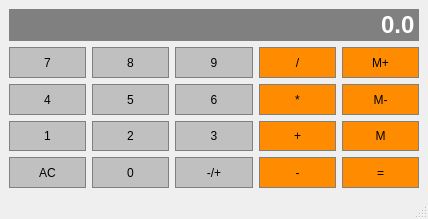
<?xml version="1.0" encoding="UTF-8"?>
<ui version="4.0">
 <class>Calculator</class>
 <widget class="QMainWindow" name="Calculator">
  <property name="geometry">
   <rect>
    <x>0</x>
    <y>0</y>
    <width>428</width>
    <height>219</height>
   </rect>
  </property>
  <property name="sizePolicy">
   <sizepolicy hsizetype="Preferred" vsizetype="Expanding">
    <horstretch>0</horstretch>
    <verstretch>0</verstretch>
   </sizepolicy>
  </property>
  <property name="windowTitle">
   <string>Calculator</string>
  </property>
  <widget class="QWidget" name="centralwidget">
   <layout class="QGridLayout" name="gridLayout">
    <item row="1" column="0">
     <widget class="QPushButton" name="Button7">
      <property name="sizePolicy">
       <sizepolicy hsizetype="Preferred" vsizetype="Preferred">
        <horstretch>0</horstretch>
        <verstretch>0</verstretch>
       </sizepolicy>
      </property>
      <property name="styleSheet">
       <string notr="true">QPushButton {
	background-color: #C0C0C0;
	border: 1px solid gray;
	padding: 5px;
	color: #000000
}

QPushButton:pressed {
	background-color: #A9A9A9;
	border: 1px solid gray;
	padding: 5px;
	color: #FFFFFF
}</string>
      </property>
      <property name="text">
       <string>7</string>
      </property>
     </widget>
    </item>
    <item row="3" column="2">
     <widget class="QPushButton" name="Button3">
      <property name="sizePolicy">
       <sizepolicy hsizetype="Preferred" vsizetype="Preferred">
        <horstretch>0</horstretch>
        <verstretch>0</verstretch>
       </sizepolicy>
      </property>
      <property name="styleSheet">
       <string notr="true">QPushButton {
	background-color: #C0C0C0;
	border: 1px solid gray;
	padding: 5px;
	color: #000000
}

QPushButton:pressed {
	background-color: #A9A9A9;
	border: 1px solid gray;
	padding: 5px;
	color: #FFFFFF
}</string>
      </property>
      <property name="text">
       <string>3</string>
      </property>
     </widget>
    </item>
    <item row="3" column="3">
     <widget class="QPushButton" name="Add">
      <property name="sizePolicy">
       <sizepolicy hsizetype="Preferred" vsizetype="Preferred">
        <horstretch>0</horstretch>
        <verstretch>0</verstretch>
       </sizepolicy>
      </property>
      <property name="styleSheet">
       <string notr="true">QPushButton {
	background-color: #FF8C00;
	border: 1px solid gray;
	padding: 5px;
	color: #000000
}

QPushButton:pressed {
	background-color: #A9A9A9;
	border: 1px solid gray;
	padding: 5px;
	color: #FFFFFF
}</string>
      </property>
      <property name="text">
       <string>+</string>
      </property>
     </widget>
    </item>
    <item row="2" column="2">
     <widget class="QPushButton" name="Button6">
      <property name="sizePolicy">
       <sizepolicy hsizetype="Preferred" vsizetype="Preferred">
        <horstretch>0</horstretch>
        <verstretch>0</verstretch>
       </sizepolicy>
      </property>
      <property name="styleSheet">
       <string notr="true">QPushButton {
	background-color: #C0C0C0;
	border: 1px solid gray;
	padding: 5px;
	color: #000000
}

QPushButton:pressed {
	background-color: #A9A9A9;
	border: 1px solid gray;
	padding: 5px;
	color: #FFFFFF
}</string>
      </property>
      <property name="text">
       <string>6</string>
      </property>
     </widget>
    </item>
    <item row="3" column="4">
     <widget class="QPushButton" name="MemGet">
      <property name="sizePolicy">
       <sizepolicy hsizetype="Preferred" vsizetype="Preferred">
        <horstretch>0</horstretch>
        <verstretch>0</verstretch>
       </sizepolicy>
      </property>
      <property name="styleSheet">
       <string notr="true">QPushButton {
	background-color: #FF8C00;
	border: 1px solid gray;
	padding: 5px;
	color: #000000
}

QPushButton:pressed {
	background-color: #A9A9A9;
	border: 1px solid gray;
	padding: 5px;
	color: #FFFFFF
}</string>
      </property>
      <property name="text">
       <string>M</string>
      </property>
     </widget>
    </item>
    <item row="2" column="3">
     <widget class="QPushButton" name="Multiply">
      <property name="sizePolicy">
       <sizepolicy hsizetype="Preferred" vsizetype="Preferred">
        <horstretch>0</horstretch>
        <verstretch>0</verstretch>
       </sizepolicy>
      </property>
      <property name="styleSheet">
       <string notr="true">QPushButton {
	background-color: #FF8C00;
	border: 1px solid gray;
	padding: 5px;
	color: #000000
}

QPushButton:pressed {
	background-color: #A9A9A9;
	border: 1px solid gray;
	padding: 5px;
	color: #FFFFFF
}</string>
      </property>
      <property name="text">
       <string>*</string>
      </property>
     </widget>
    </item>
    <item row="0" column="0" colspan="5">
     <widget class="QLineEdit" name="Display">
      <property name="sizePolicy">
       <sizepolicy hsizetype="Preferred" vsizetype="Preferred">
        <horstretch>0</horstretch>
        <verstretch>0</verstretch>
       </sizepolicy>
      </property>
      <property name="font">
       <font>
        <family>Arial</family>
        <pointsize>18</pointsize>
        <bold>true</bold>
       </font>
      </property>
      <property name="styleSheet">
       <string notr="true">QLineEdit {
	background-color: gray;
	border: 1px solid gray;
	color: #FFFFFF;
}</string>
      </property>
      <property name="text">
       <string>0.0</string>
      </property>
      <property name="alignment">
       <set>Qt::AlignRight|Qt::AlignTrailing|Qt::AlignVCenter</set>
      </property>
     </widget>
    </item>
    <item row="3" column="0">
     <widget class="QPushButton" name="Button1">
      <property name="sizePolicy">
       <sizepolicy hsizetype="Preferred" vsizetype="Preferred">
        <horstretch>0</horstretch>
        <verstretch>0</verstretch>
       </sizepolicy>
      </property>
      <property name="styleSheet">
       <string notr="true">QPushButton {
	background-color: #C0C0C0;
	border: 1px solid gray;
	padding: 5px;
	color: #000000
}

QPushButton:pressed {
	background-color: #A9A9A9;
	border: 1px solid gray;
	padding: 5px;
	color: #FFFFFF
}</string>
      </property>
      <property name="text">
       <string>1</string>
      </property>
     </widget>
    </item>
    <item row="1" column="4">
     <widget class="QPushButton" name="MemAdd">
      <property name="sizePolicy">
       <sizepolicy hsizetype="Preferred" vsizetype="Preferred">
        <horstretch>0</horstretch>
        <verstretch>0</verstretch>
       </sizepolicy>
      </property>
      <property name="styleSheet">
       <string notr="true">QPushButton {
	background-color: #FF8C00;
	border: 1px solid gray;
	padding: 5px;
	color: #000000
}

QPushButton:pressed {
	background-color: #A9A9A9;
	border: 1px solid gray;
	padding: 5px;
	color: #FFFFFF
}</string>
      </property>
      <property name="text">
       <string>M+</string>
      </property>
     </widget>
    </item>
    <item row="3" column="1">
     <widget class="QPushButton" name="Button2">
      <property name="sizePolicy">
       <sizepolicy hsizetype="Preferred" vsizetype="Preferred">
        <horstretch>0</horstretch>
        <verstretch>0</verstretch>
       </sizepolicy>
      </property>
      <property name="styleSheet">
       <string notr="true">QPushButton {
	background-color: #C0C0C0;
	border: 1px solid gray;
	padding: 5px;
	color: #000000
}

QPushButton:pressed {
	background-color: #A9A9A9;
	border: 1px solid gray;
	padding: 5px;
	color: #FFFFFF
}</string>
      </property>
      <property name="text">
       <string>2</string>
      </property>
     </widget>
    </item>
    <item row="1" column="3">
     <widget class="QPushButton" name="Divide">
      <property name="sizePolicy">
       <sizepolicy hsizetype="Preferred" vsizetype="Preferred">
        <horstretch>0</horstretch>
        <verstretch>0</verstretch>
       </sizepolicy>
      </property>
      <property name="styleSheet">
       <string notr="true">QPushButton {
	background-color: #FF8C00;
	border: 1px solid gray;
	padding: 5px;
	color: #000000
}

QPushButton:pressed {
	background-color: #A9A9A9;
	border: 1px solid gray;
	padding: 5px;
	color: #FFFFFF
}</string>
      </property>
      <property name="text">
       <string>/</string>
      </property>
     </widget>
    </item>
    <item row="4" column="0">
     <widget class="QPushButton" name="Clear">
      <property name="sizePolicy">
       <sizepolicy hsizetype="Preferred" vsizetype="Preferred">
        <horstretch>0</horstretch>
        <verstretch>0</verstretch>
       </sizepolicy>
      </property>
      <property name="styleSheet">
       <string notr="true">QPushButton {
	background-color: #C0C0C0;
	border: 1px solid gray;
	padding: 5px;
	color: #000000
}

QPushButton:pressed {
	background-color: #A9A9A9;
	border: 1px solid gray;
	padding: 5px;
	color: #FFFFFF
}</string>
      </property>
      <property name="text">
       <string>AC</string>
      </property>
     </widget>
    </item>
    <item row="2" column="4">
     <widget class="QPushButton" name="MemClear">
      <property name="sizePolicy">
       <sizepolicy hsizetype="Preferred" vsizetype="Preferred">
        <horstretch>0</horstretch>
        <verstretch>0</verstretch>
       </sizepolicy>
      </property>
      <property name="styleSheet">
       <string notr="true">QPushButton {
	background-color: #FF8C00;
	border: 1px solid gray;
	padding: 5px;
	color: #000000
}

QPushButton:pressed {
	background-color: #A9A9A9;
	border: 1px solid gray;
	padding: 5px;
	color: #FFFFFF
}</string>
      </property>
      <property name="text">
       <string>M-</string>
      </property>
     </widget>
    </item>
    <item row="1" column="2">
     <widget class="QPushButton" name="Button9">
      <property name="sizePolicy">
       <sizepolicy hsizetype="Preferred" vsizetype="Preferred">
        <horstretch>0</horstretch>
        <verstretch>0</verstretch>
       </sizepolicy>
      </property>
      <property name="styleSheet">
       <string notr="true">QPushButton {
	background-color: #C0C0C0;
	border: 1px solid gray;
	padding: 5px;
	color: #000000
}

QPushButton:pressed {
	background-color: #A9A9A9;
	border: 1px solid gray;
	padding: 5px;
	color: #FFFFFF
}</string>
      </property>
      <property name="text">
       <string>9</string>
      </property>
     </widget>
    </item>
    <item row="4" column="1">
     <widget class="QPushButton" name="Button0">
      <property name="sizePolicy">
       <sizepolicy hsizetype="Preferred" vsizetype="Preferred">
        <horstretch>0</horstretch>
        <verstretch>0</verstretch>
       </sizepolicy>
      </property>
      <property name="styleSheet">
       <string notr="true">QPushButton {
	background-color: #C0C0C0;
	border: 1px solid gray;
	padding: 5px;
	color: #000000
}

QPushButton:pressed {
	background-color: #A9A9A9;
	border: 1px solid gray;
	padding: 5px;
	color: #FFFFFF
}</string>
      </property>
      <property name="text">
       <string>0</string>
      </property>
     </widget>
    </item>
    <item row="2" column="0">
     <widget class="QPushButton" name="Button4">
      <property name="sizePolicy">
       <sizepolicy hsizetype="Preferred" vsizetype="Preferred">
        <horstretch>0</horstretch>
        <verstretch>0</verstretch>
       </sizepolicy>
      </property>
      <property name="styleSheet">
       <string notr="true">QPushButton {
	background-color: #C0C0C0;
	border: 1px solid gray;
	padding: 5px;
	color: #000000
}

QPushButton:pressed {
	background-color: #A9A9A9;
	border: 1px solid gray;
	padding: 5px;
	color: #FFFFFF
}</string>
      </property>
      <property name="text">
       <string>4</string>
      </property>
     </widget>
    </item>
    <item row="1" column="1">
     <widget class="QPushButton" name="Button8">
      <property name="sizePolicy">
       <sizepolicy hsizetype="Preferred" vsizetype="Preferred">
        <horstretch>0</horstretch>
        <verstretch>0</verstretch>
       </sizepolicy>
      </property>
      <property name="styleSheet">
       <string notr="true">QPushButton {
	background-color: #C0C0C0;
	border: 1px solid gray;
	padding: 5px;
	color: #000000
}

QPushButton:pressed {
	background-color: #A9A9A9;
	border: 1px solid gray;
	padding: 5px;
	color: #FFFFFF
}</string>
      </property>
      <property name="text">
       <string>8</string>
      </property>
     </widget>
    </item>
    <item row="2" column="1">
     <widget class="QPushButton" name="Button5">
      <property name="sizePolicy">
       <sizepolicy hsizetype="Preferred" vsizetype="Preferred">
        <horstretch>0</horstretch>
        <verstretch>0</verstretch>
       </sizepolicy>
      </property>
      <property name="styleSheet">
       <string notr="true">QPushButton {
	background-color: #C0C0C0;
	border: 1px solid gray;
	padding: 5px;
	color: #000000
}

QPushButton:pressed {
	background-color: #A9A9A9;
	border: 1px solid gray;
	padding: 5px;
	color: #FFFFFF
}</string>
      </property>
      <property name="text">
       <string>5</string>
      </property>
     </widget>
    </item>
    <item row="4" column="2">
     <widget class="QPushButton" name="ChangeSign">
      <property name="sizePolicy">
       <sizepolicy hsizetype="Preferred" vsizetype="Preferred">
        <horstretch>0</horstretch>
        <verstretch>0</verstretch>
       </sizepolicy>
      </property>
      <property name="styleSheet">
       <string notr="true">QPushButton {
	background-color: #C0C0C0;
	border: 1px solid gray;
	padding: 5px;
	color: #000000
}

QPushButton:pressed {
	background-color: #A9A9A9;
	border: 1px solid gray;
	padding: 5px;
	color: #FFFFFF
}</string>
      </property>
      <property name="text">
       <string>-/+</string>
      </property>
     </widget>
    </item>
    <item row="4" column="3">
     <widget class="QPushButton" name="Subtract">
      <property name="sizePolicy">
       <sizepolicy hsizetype="Preferred" vsizetype="Preferred">
        <horstretch>0</horstretch>
        <verstretch>0</verstretch>
       </sizepolicy>
      </property>
      <property name="styleSheet">
       <string notr="true">QPushButton {
	background-color: #FF8C00;
	border: 1px solid gray;
	padding: 5px;
	color: #000000
}

QPushButton:pressed {
	background-color: #A9A9A9;
	border: 1px solid gray;
	padding: 5px;
	color: #FFFFFF
}</string>
      </property>
      <property name="text">
       <string>-</string>
      </property>
     </widget>
    </item>
    <item row="4" column="4">
     <widget class="QPushButton" name="Equals">
      <property name="sizePolicy">
       <sizepolicy hsizetype="Preferred" vsizetype="Preferred">
        <horstretch>0</horstretch>
        <verstretch>0</verstretch>
       </sizepolicy>
      </property>
      <property name="styleSheet">
       <string notr="true">QPushButton {
	background-color: #FF8C00;
	border: 1px solid gray;
	padding: 5px;
	color: #000000
}

QPushButton:pressed {
	background-color: #A9A9A9;
	border: 1px solid gray;
	padding: 5px;
	color: #FFFFFF
}</string>
      </property>
      <property name="text">
       <string>=</string>
      </property>
     </widget>
    </item>
   </layout>
  </widget>
  <widget class="QMenuBar" name="menubar">
   <property name="geometry">
    <rect>
     <x>0</x>
     <y>0</y>
     <width>428</width>
     <height>17</height>
    </rect>
   </property>
  </widget>
  <widget class="QStatusBar" name="statusbar"/>
 </widget>
 <resources/>
 <connections/>
</ui>
